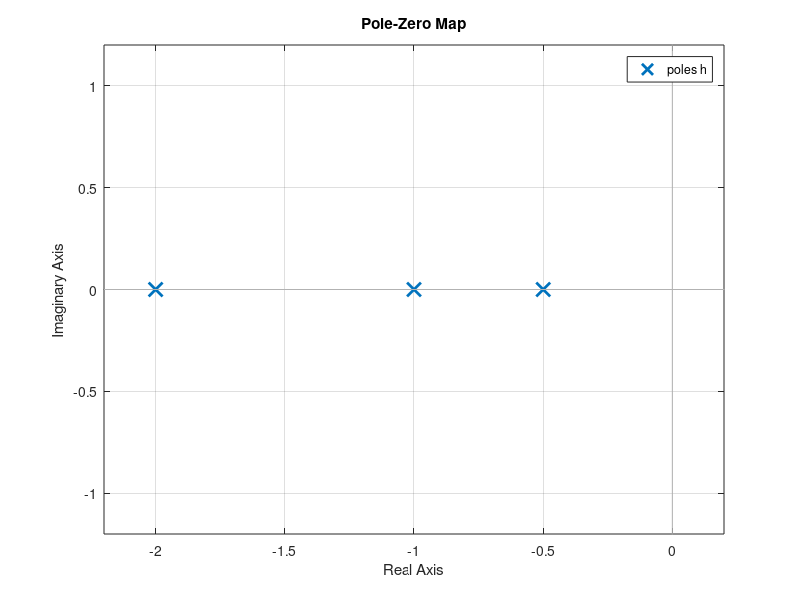
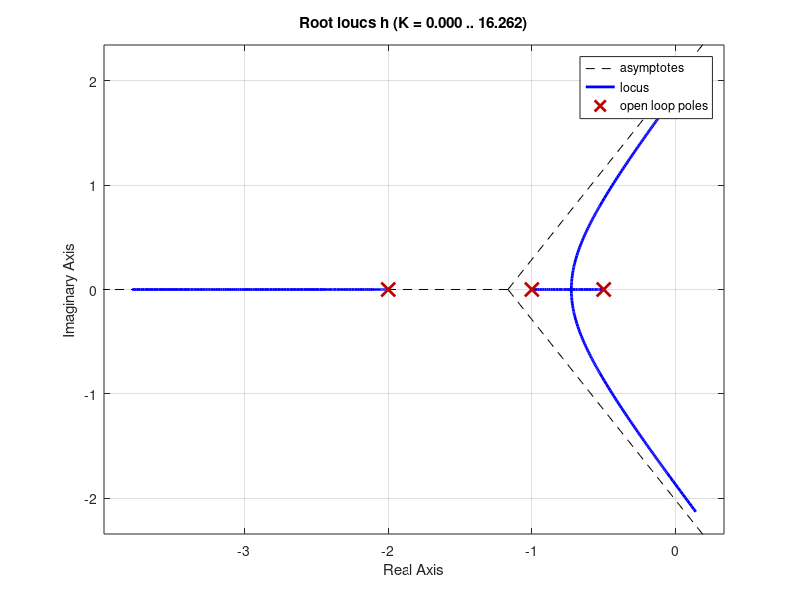
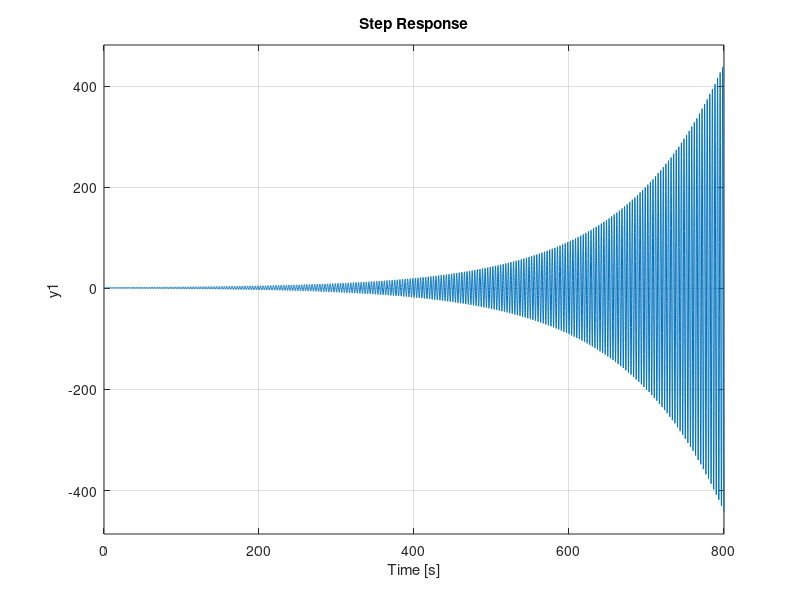
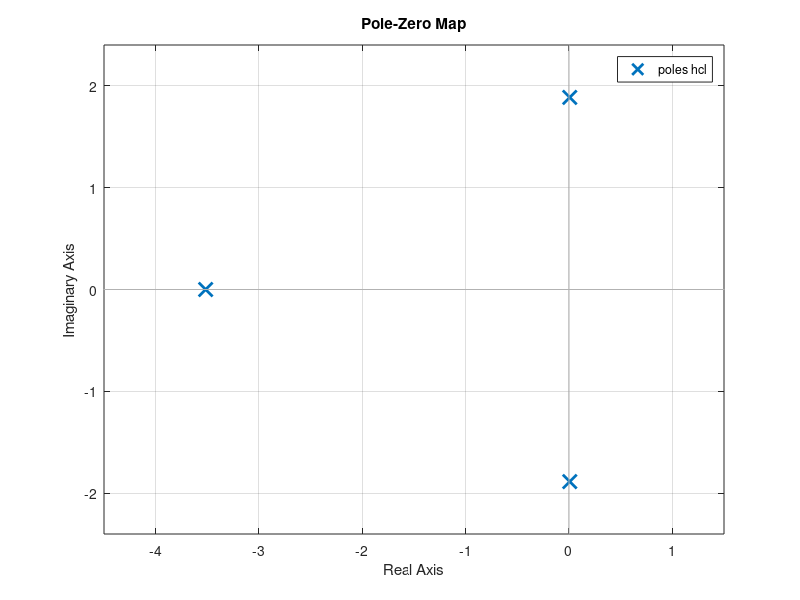

Reproduce these figures in MATLAB, in order.
clc
clear 
close all

h=tf(1,[1 2])*tf(1,[1 1])*tf(1,[1 0.5])
pzmap(h)
figure
rlocus(h)

k=11.5;
hcl=feedback(k*h,1)
figure
step(hcl)
figure
pzmap(hcl)

hz=tf([1 .75],[1 2])*tf(1,[1 1])*tf(1,[1 0.5])
figure
rlocus(hz)
